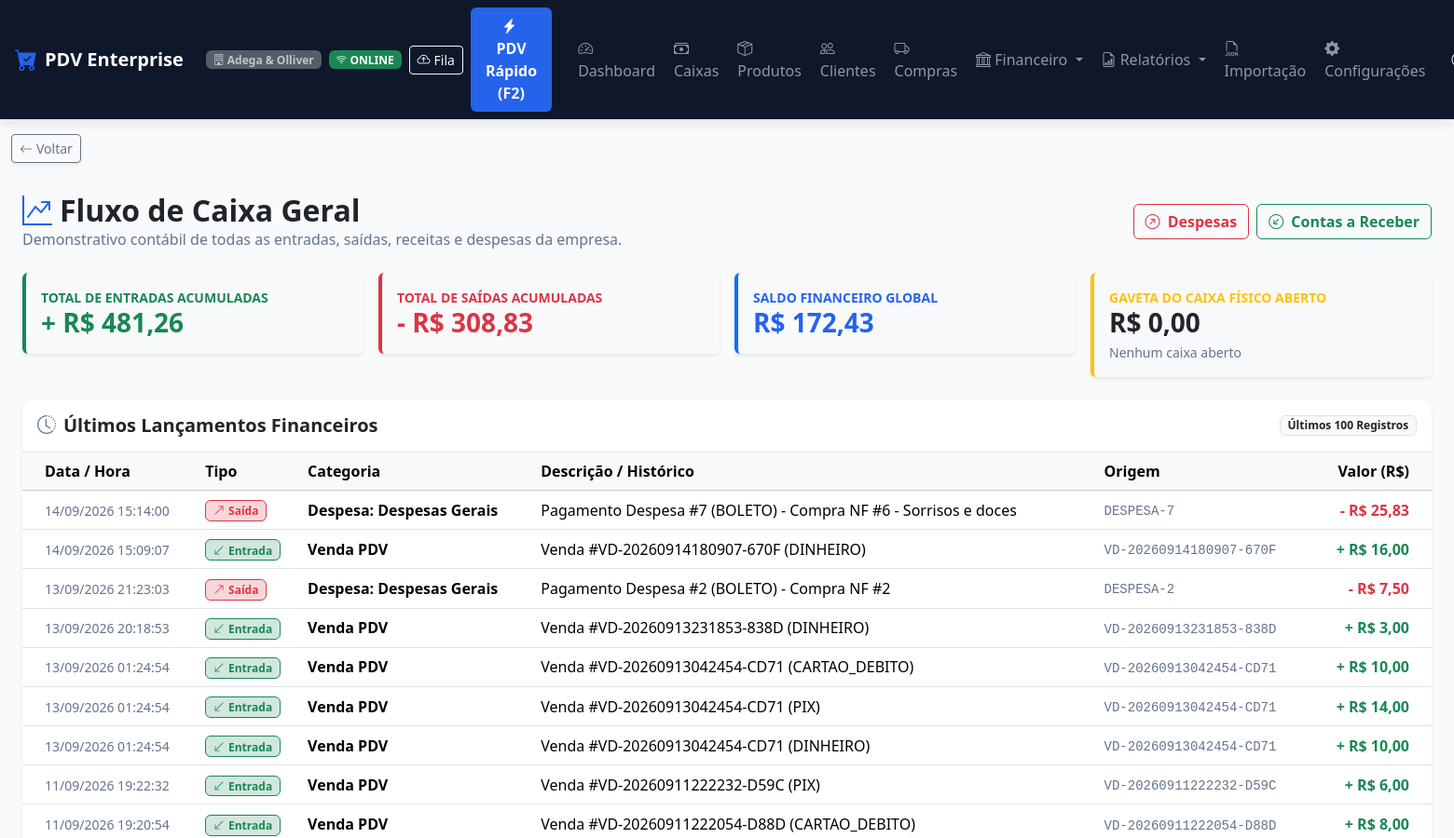
The page /financeiro/fluxo-caixa/ (signed in, upper part) on the database as committed earlier.
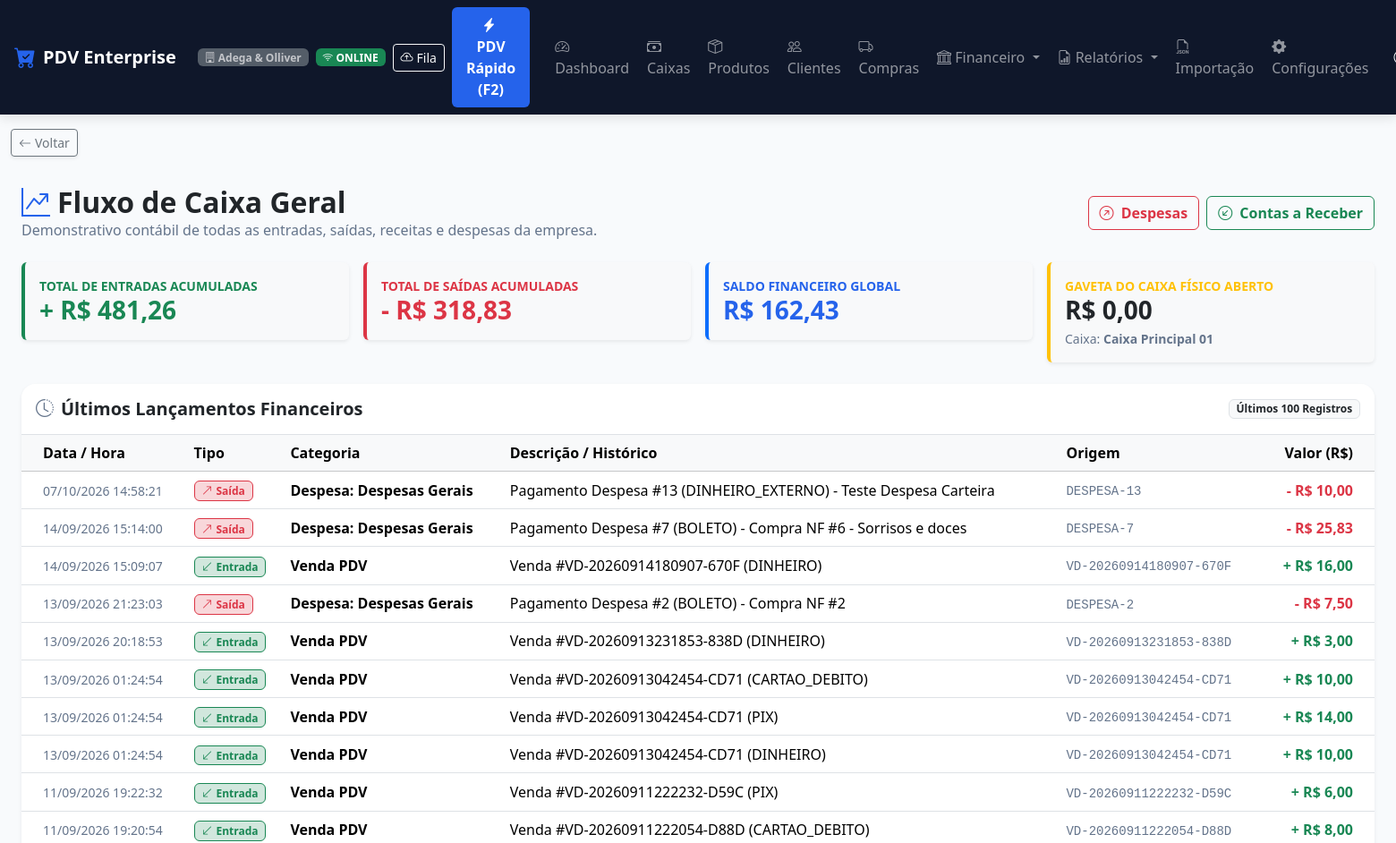
The same page on the database as committed later.
### apps/financeiro/models.py (models this page shows, shortened)
class FluxoCaixa(TenantModelMixin):
    TIPO_CHOICES = [
        ('ENTRADA', 'Entrada'),
        ('SAIDA', 'Saída'),
    ]
    tipo = models.CharField('Tipo de Lançamento', max_length=10, choices=TIPO_CHOICES)
    categoria = models.CharField('Categoria Financeira', max_length=100)
    descricao = models.CharField('Descrição / Histórico', max_length=255)
    valor = models.DecimalField('Valor (R$)', max_digits=12, decimal_places=2)
    data_movimento = models.DateTimeField('Data do Movimento', auto_now_add=True)
    referencia_origem = models.CharField('Origem (Venda, Compra, Sangria, etc.)', max_length=100, blank=True)
    class Meta:
        verbose_name = 'Fluxo de Caixa'
        verbose_name_plural = 'Fluxos de Caixa'
        ordering = ['-data_movimento']

### apps/caixas/models.py (models this page shows, shortened)
class SessaoCaixa(TenantModelMixin):
    STATUS_CHOICES = [
        ('ABERTA', 'Aberta'),
        ('FECHADA', 'Fechada'),
    ]
    caixa = models.ForeignKey(Caixa, on_delete=models.PROTECT, related_name='sessoes')
    operador = models.ForeignKey(settings.AUTH_USER_MODEL, on_delete=models.PROTECT, related_name='sessoes_caixa')
    nome_operador = models.CharField('Nome / Apelido do Operador', max_length=100, blank=True)
    data_abertura = models.DateTimeField('Data/Hora Abertura', auto_now_add=True)
    saldo_inicial = models.DecimalField('Saldo Inicial (R$)', max_digits=12, decimal_places=2, default=0.00)
    data_fechamento = models.DateTimeField('Data/Hora Fechamento', null=True, blank=True)
    saldo_final_calculado = models.DecimalField('Saldo Final Calculado (R$)', max_digits=12, decimal_places=2, null=True, blank=True)
    saldo_final_informado = models.DecimalField('Saldo Final Informado (R$)', max_digits=12, decimal_places=2, null=True, blank=True)
    diferenca = models.DecimalField('Diferença (R$)', max_digits=12, decimal_places=2, null=True, blank=True)
    status = models.CharField('Status', max_length=10, choices=STATUS_CHOICES, default='ABERTA')
    observacoes = models.TextField('Observações de Fechamento', blank=True)
    class Meta:
        verbose_name = 'Sessão de Caixa'
        verbose_name_plural = 'Sessões de Caixa'
        constraints = [
            models.UniqueConstraint(
                fields=['empresa', 'caixa'],
                condition=models.Q(status='ABERTA'),
                name='unique_sessao_aberta_por_caixa'
            )
        ]
    @property
    def total_vendas_dinheiro(self) -> Decimal:
        from apps.vendas.models import PagamentoVenda
        pags = PagamentoVenda.objects.filter(venda__sessao_caixa=self, venda__status='CONCLUIDA', forma_pagamento='DINHEIRO')
        return sum(((p.valor - p.troco) for p in pags), Decimal('0.00'))
    @property
    def total_sangrias(self) -> Decimal:
        return sum((m.valor for m in self.movimentacoes.filter(tipo='SANGRIA')), Decimal('0.00'))
    @property
    def total_suprimentos(self) -> Decimal:
        return sum((m.valor for m in self.movimentacoes.filter(tipo='SUPRIMENTO')), Decimal('0.00'))
    @property
    def total_despesas(self) -> Decimal:
        return sum((m.valor for m in self.movimentacoes.filter(tipo='DESPESA')), Decimal('0.00'))
    @property
    def total_estornos(self) -> Decimal:
        return sum((m.valor for m in self.movimentacoes.filter(tipo='ESTORNO')), Decimal('0.00'))
    @property
    def saldo_esperado(self) -> Decimal:
        return (
            self.saldo_inicial
            + self.total_suprimentos
            - self.total_sangrias
            - self.total_despesas
            + self.total_estornos
            + self.total_vendas_dinheiro
        )

class Caixa(TenantModelMixin):
    STATUS_CHOICES = [
        ('ABERTO', 'Aberto'),
        ('FECHADO', 'Fechado'),
    ]
    nome = models.CharField('Nome do Caixa', max_length=100)
    codigo_identificador = models.CharField('Código Identificador', max_length=50)
    status = models.CharField('Status', max_length=10, choices=STATUS_CHOICES, default='FECHADO')
    ativo = models.BooleanField('Ativo', default=True)
    class Meta:
        verbose_name = 'Caixa'
        verbose_name_plural = 'Caixas'
        unique_together = ['empresa', 'codigo_identificador']

### apps/financeiro/views.py (the view)
# urls.py: path('fluxo-caixa/', fluxo_caixa_list, name='fluxo_caixa_list'),
@login_required
def fluxo_caixa_list(request):
    empresa = request.tenant or request.user.empresa
    sessao_aberta = (
        SessaoCaixa.objects.filter(empresa=empresa, status='ABERTA')
        .select_related('caixa', 'operador')
        .first()
    )
    hoje = timezone.now().date()
    movimentos_fluxo = (
        FluxoCaixa.objects.filter(empresa=empresa)
        .order_by('-data_movimento')[:100]
    )
    total_entradas_geral = sum(
        (m.valor for m in FluxoCaixa.objects.filter(empresa=empresa, tipo='ENTRADA')),
        Decimal('0.00')
    )
    total_saidas_geral = sum(
        (m.valor for m in FluxoCaixa.objects.filter(empresa=empresa, tipo='SAIDA')),
        Decimal('0.00')
    )
    saldo_geral_empresa = total_entradas_geral - total_saidas_geral
    saldo_gaveta = sessao_aberta.saldo_esperado if sessao_aberta else Decimal('0.00')
    return render(request, 'financeiro/fluxo_caixa.html', {
        'sessao': sessao_aberta,
        'movimentos': movimentos_fluxo,
        'total_entradas_geral': total_entradas_geral,
        'total_saidas_geral': total_saidas_geral,
        'saldo_geral_empresa': saldo_geral_empresa,
        'saldo_gaveta': saldo_gaveta,
    })

### apps/core/models.py (called while the page is built)
def get_current_tenant():
    return getattr(_thread_locals, 'tenant', None)

def set_current_tenant(tenant):
    _thread_locals.tenant = tenant

def clear_current_tenant():
    if hasattr(_thread_locals, 'tenant'):
        del _thread_locals.tenant

    def get_queryset(self):
        qs = TenantQuerySet(self.model, using=self._db)
        tenant = get_current_tenant()
        if tenant:
            return qs.filter(empresa=tenant)
        return qs

### apps/empresas/context_processors.py (called while the page is built, shortened)
def configuracao_visual_context(request):
    empresa = getattr(request, 'tenant', None)
    if not empresa and hasattr(request, 'user') and request.user.is_authenticated:
        empresa = getattr(request.user, 'empresa', None)
    if empresa:
        config = getattr(empresa, 'configuracao_visual', None)
        if not config:
            config = empresa.get_configuracao_visual()
        return {
            'config_visual': config,
            'css_variables': config.to_css_variables()
        }

### apps/usuarios/models.py (called while the page is built)
    @property
    def is_admin(self):
        return self.cargo == 'ADMIN' or self.is_superuser

    @property
    def is_administrador(self):
        return self.is_admin

### templates/financeiro/fluxo_caixa.html (shortened to what the changed rows need)
{% extends 'base.html' %}
{% block content %}
<div class="container-fluid py-3">
    <div class="d-flex justify-content-between align-items-center mb-4 flex-wrap gap-2">
        <div>
            <h2 class="fw-bold text-dark mb-0"><i class="bi bi-graph-up-arrow text-primary me-2"></i>Fluxo de Caixa Geral</h2>
        </div>
    </div>
    <div class="row g-3 mb-4">
        <div class="col-12 col-md-3">
            <div class="card p-3 border-0 shadow-sm border-start border-danger border-4 bg-light">
                <span class="text-danger small text-uppercase fw-bold">Total de Saídas Acumuladas</span>
                <h3 class="fw-bold text-danger mb-0">- R$ {{ total_saidas_geral|floatformat:2 }}</h3>
            </div>
        </div>
        <div class="col-12 col-md-3">
            <div class="card p-3 border-0 shadow-sm border-start border-primary border-4 bg-light">
                <span class="text-primary small text-uppercase fw-bold">Saldo Financeiro Global</span>
                <h3 class="fw-bold {% if saldo_geral_empresa >= 0 %}text-primary{% else %}text-danger{% endif %} mb-0">
                    R$ {{ saldo_geral_empresa|floatformat:2 }}
                </h3>
            </div>
        </div>
        <div class="col-12 col-md-3">
            <div class="card p-3 border-0 shadow-sm border-start border-warning border-4 bg-light">
                <span class="text-warning small text-uppercase fw-bold">Gaveta do Caixa Físico Aberto</span>
                <h3 class="fw-bold text-dark mb-0">R$ {{ saldo_gaveta|floatformat:2 }}</h3>
                <small class="text-muted d-block mt-1">{% if sessao %}Caixa: <strong>{{ sessao.caixa.nome }}</strong>{% else %}Nenhum caixa aberto{% endif %}</small>
            </div>
        </div>
    </div>
    <div class="card card-custom p-0 border-0 shadow-sm rounded-4 overflow-hidden">
        <div class="table-responsive">
            <table class="table table-hover align-middle mb-0">
                <thead class="table-light">
                    <tr>
                        <th class="ps-4">Data / Hora</th>
                        <th>Tipo</th>
                        <th>Categoria</th>
                        <th>Descrição / Histórico</th>
                        <th>Origem</th>
                        <th class="text-end pe-4">Valor (R$)</th>
                    </tr>
                </thead>
                <tbody>
                    {% for m in movimentos %}
                    <tr>
                        <td class="ps-4"><small class="text-muted">{{ m.data_movimento|date:"d/m/Y H:i:s" }}</small></td>
                        <td>
                            {% if m.tipo == 'ENTRADA' %}
                                <span class="badge bg-success-subtle text-success border border-success"><i class="bi bi-arrow-down-left me-1"></i>Entrada</span>
                            {% else %}
                                <span class="badge bg-danger-subtle text-danger border border-danger"><i class="bi bi-arrow-up-right me-1"></i>Saída</span>
                            {% endif %}
                        </td>
                        <td><strong>{{ m.categoria }}</strong></td>
                        <td>{{ m.descricao }}</td>
                        <td><code class="text-muted">{{ m.referencia_origem|default:"-" }}</code></td>
                        <td class="text-end pe-4 fw-bold {% if m.tipo == 'ENTRADA' %}text-success{% else %}text-danger{% endif %} fs-6">
                            {% if m.tipo == 'ENTRADA' %}+{% else %}-{% endif %} R$ {{ m.valor|floatformat:2 }}
                        </td>
                    </tr>
                    {% endfor %}
                </tbody>
            </table>
        </div>
    </div>
</div>
{% endblock %}

Rows that differ between the two databases and show on the page:
added SessaoCaixa: caixa.nome "Caixa Principal 01"
added FluxoCaixa: data_movimento "07/10/2026 14:58:21", tipo "SAIDA" (drawn), categoria "Despesa: Despesas Gerais", descricao "Pagamento Despesa #13 (DINHEIRO_EXTERNO) - Teste Despesa Carteira", referencia_origem "DESPESA-13", valor "10,00"
Other text that changed with them:
{{ total_saidas_geral|floatformat:2 }}: "308,83" → "318,83"
{{ saldo_geral_empresa|floatformat:2 }}: "172,43" → "162,43"
text no longer shown: "Nenhum caixa aberto"
text now shown: "Caixa:"
